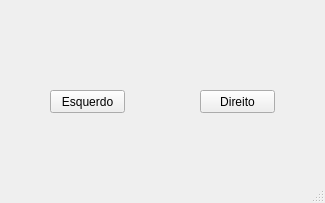
<?xml version="1.0" encoding="UTF-8"?>
<ui version="4.0">
 <class>MainWindow</class>
 <widget class="QMainWindow" name="MainWindow">
  <property name="geometry">
   <rect>
    <x>0</x>
    <y>0</y>
    <width>325</width>
    <height>203</height>
   </rect>
  </property>
  <property name="windowTitle">
   <string>Minha tela</string>
  </property>
  <widget class="QWidget" name="centralwidget">
   <widget class="QPushButton" name="btDireito">
    <property name="geometry">
     <rect>
      <x>200</x>
      <y>90</y>
      <width>75</width>
      <height>23</height>
     </rect>
    </property>
    <property name="text">
     <string>Direito</string>
    </property>
   </widget>
   <widget class="QPushButton" name="btEsquerdo">
    <property name="geometry">
     <rect>
      <x>50</x>
      <y>90</y>
      <width>75</width>
      <height>23</height>
     </rect>
    </property>
    <property name="text">
     <string>Esquerdo</string>
    </property>
   </widget>
  </widget>
  <widget class="QMenuBar" name="menubar">
   <property name="geometry">
    <rect>
     <x>0</x>
     <y>0</y>
     <width>325</width>
     <height>21</height>
    </rect>
   </property>
  </widget>
  <widget class="QStatusBar" name="statusbar"/>
 </widget>
 <resources/>
 <connections/>
</ui>
